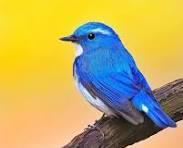
#> input picture images/bird1.jpg, 183 x 148 px, found by its file name
$ python edge_detection.py
#> lines starting #> are read from the running program, lines starting #| are printed output that depends on the picture; after the words box and inside, x2 and y2 are one past the last pixel; in counts of white or black regions, pixels touching at a corner belong together
import os, cv2
import numpy as np

image_path= r"C:\Users\464_0863\OneDrive - Yokogawa Electric Corporation\Attachments\Projects\opencv\images\bird1.jpg"

img= cv2.imread(image_path)
#> img is the input picture: shape (148, 183, 3); mean B, G, R 99, 171.9, 189.1

img_edge= cv2.Canny(img, 100, 200)
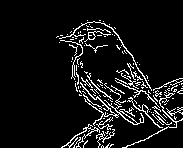
#> img_edge: shape (148, 183); 8.1% white in thin lines or dots, all inside (x1, y1, x2, y2) = (56, 20, 183, 148)

img_edge_d= cv2.dilate(img_edge, np.ones((2,2), dtype=np.int8))
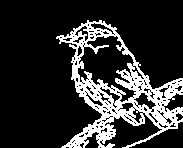
#> img_edge_d: shape (148, 183); 18.3% white; 1 white region, box (x1, y1, x2, y2) and area: (56, 20, 183, 148) 4961
# opposite action of dilate is erode, dilate higlights the edges
img_edge_e= cv2.erode(img_edge_d, np.ones((2,2), dtype=np.int8))
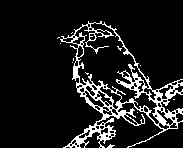
#> img_edge_e: shape (148, 183); 11% white in thin lines or dots, all inside (x1, y1, x2, y2) = (57, 21, 183, 148)

cv2.imshow("img", img)
cv2.imshow("img_edge_e", img_edge_e)

cv2.imshow("img_edge_d", img_edge_d)
cv2.waitKey(0)

$ run again, with images/handwritten.jpg copied over images/bird1.jpg
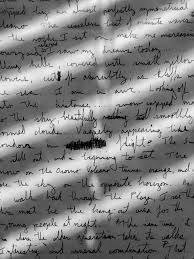
#> input picture images/handwritten.jpg, 194 x 259 px, found by its file name
#> img is the input picture: shape (259, 194, 3); min 0, max 255, mean 130.4
#> `img_edge= cv2.Canny(img, 100, 200)`:
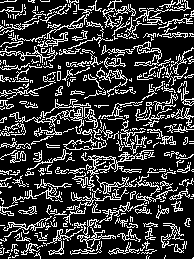
#> img_edge: shape (259, 194); 22% white in thin lines or dots
#> img_edge_d: shape (259, 194); 47.9% white; 26 white regions (4 under 20 px), largest, box (x1, y1, x2, y2) and area: (0, 0, 194, 259) 20555, (0, 179, 73, 217) 703, (108, 222, 159, 259) 512
#> `img_edge_e= cv2.erode(img_edge_d, np.ones((2,2), dtype=np.int8))`:
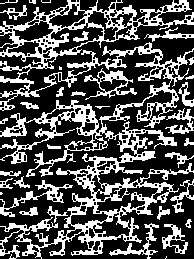
#> img_edge_e: shape (259, 194); 31.9% white; 35 white regions (5 under 20 px), largest, box (x1, y1, x2, y2) and area: (0, 0, 194, 259) 12388, (0, 180, 73, 217) 476, (84, 68, 137, 100) 453
